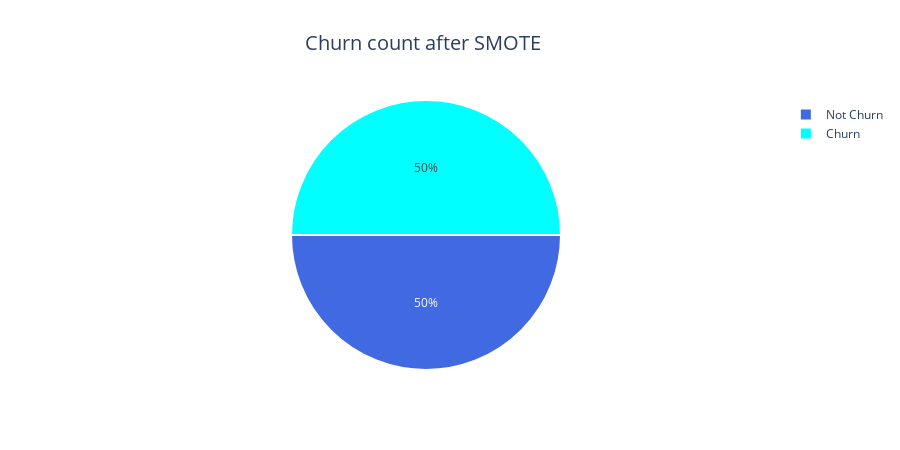

Write notebook code for a chart like this one.
### Code cell
#Plotting the balanced data

fig = go.Figure()

label = data['Churn'].map(map).value_counts().keys().tolist()

fig.add_trace(go.Pie(labels = label,
                     values = data['Churn'].value_counts().tolist(),
                     marker = dict(colors = ['RoyalBLue', 'Aqua'],
                                   line = dict(color = 'white', width = 2.0)),
                     rotation = 90,
                     hoverinfo = 'label+value+text'
                     )
              )
fig.update_layout(title = dict(text = 'Churn count after SMOTE',
                               x = 0.47,
                               font = dict(size = 20)
                               ),
                  height = 450,
                  )
fig.show()

### Figure 1 — Plotly figure (JSON) as saved in the notebook; plotly's stock layout.template omitted (floating-point values rounded to 4 significant figures)
{"data": [{"hoverinfo": "label+value+text", "labels": ["Not Churn", "Churn"], "marker": {"colors": ["RoyalBLue", "Aqua"], "line": {"color": "white", "width": 2.0}}, "rotation": 90, "values": [2278, 2278], "type": "pie"}], "layout": {"title": {"font": {"size": 20}, "text": "Churn count after SMOTE", "x": 0.47}, "height": 450}}
